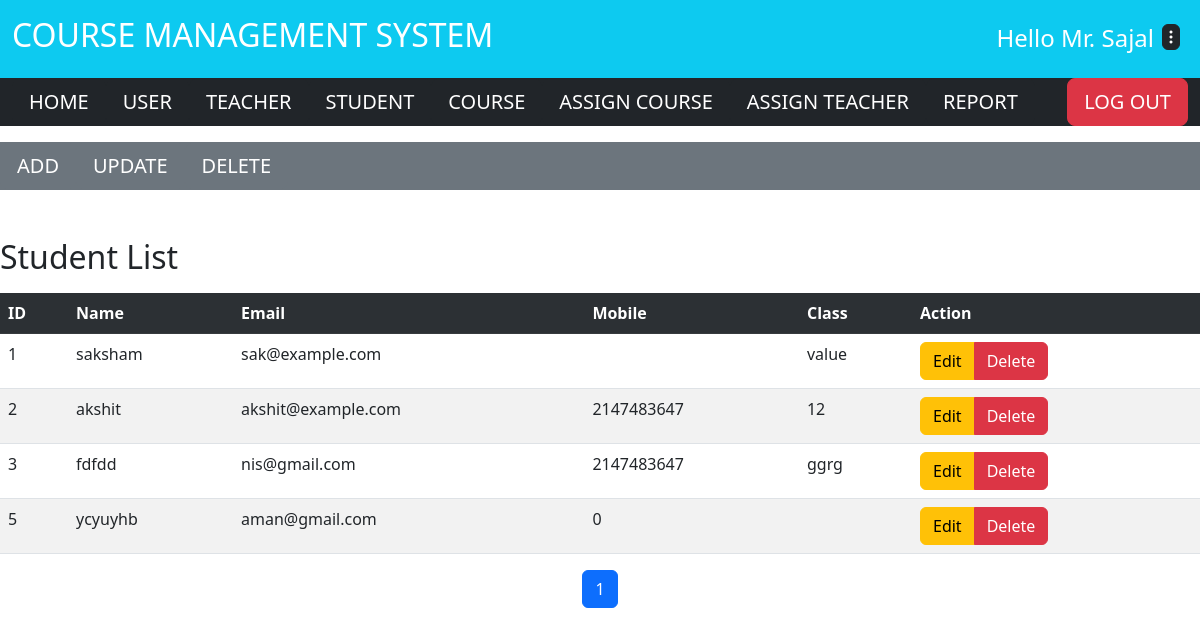
The app's page /student/index.php (signed in), older data.
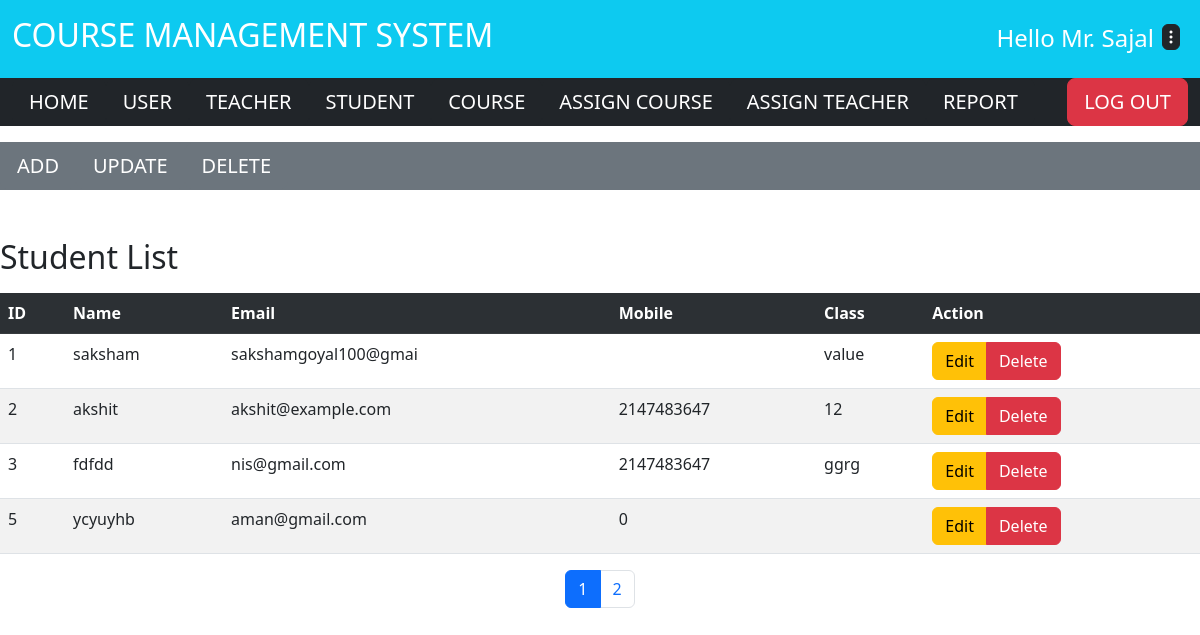
The same page, newer data.
### tables this page shows
CREATE TABLE `student` (
  `id` int(5) NOT NULL,
  `name` varchar(20) NOT NULL,
  `password` varchar(20) NOT NULL,
  `email` varchar(50) NOT NULL,
  `mobile` int(10) DEFAULT NULL,
  `class` varchar(20) NOT NULL
);

### student/index.php (the view, shortened to what this page needs)
<?php
include('D:\xampp\htdocs\test\common\header.php');
?>
    <?php
     include('nav.php');
    ?>
<div class="mt-5">
<h2>Student List</h2>
<table class="table table-striped mt-3">
    <tr class="table-dark">
        <th>ID</th>
        <th>Name</th>
        <th>Email</th>
        <th>Mobile</th>
        <th>Class</th>
        <th>Action</th>
    </tr>
    <?php
        include 'D:\xampp\htdocs\test\common\config.php';
        $limit = 4 ;
        if (@$_GET['page']) {
            $page = $_GET['page'];
        }else{
            $page = 1;
        }
        $offset = ($page - 1)* $limit ;
        $sql = "SELECT * FROM student LIMIT {$offset},{$limit}";
        $result = mysqli_query($conn, $sql) or die("Query Failed.");
        while ($row = mysqli_fetch_assoc($result)) {
            echo "<tr>";
            echo "<td>".$row['id']."</td>";
            echo "<td>".$row['name']."</td>";
            echo "<td>".$row['email']."</td>";
            echo "<td>".$row['mobile']."</td>";
            echo "<td>".$row['class']."</td>";
            if($_SESSION['role'] == 'USER'){
            echo "<td> <div class='btn-group'> <a class='btn btn-warning ' href='edit_user.php?id=".$row['id']."'>Edit</a><a class='btn btn-danger' href='delete_user.php?id=".$row['id']."'>Delete</a> </div> </td>";
            }
            echo "</tr>";
        }
echo "</table>";
echo "</div>";
        $sql1 = "SELECT * FROM student";
        $result1 = mysqli_query($conn, $sql1) or die("Query Failed.");
        if (mysqli_num_rows($result1) > 0) {
             $total_records = mysqli_num_rows($result1);
             $total_pages = ceil($total_records/$limit);
             echo "<ul class='pagination justify-content-center'>";
             for ($i=1; $i <= $total_pages ; $i++) {
                   if ($i == $page) {
                         $active = "active";
                     }else{
                         $active = "";
                     }
                   echo "<li class='page-item ".$active." '><a class='page-link' href='index.php?page=".$i."'>".$i."</a></li>";
             }
             echo "</ul>";
        }
include('D:\xampp\htdocs\test\common\footer.php');
?>

Row changes from the older to the newer data that the page shows:
changed student "saksham": email "sak@example.com" → "sakshamgoyal100@gmai"
Text that changed along with them:
new list line: "2"
